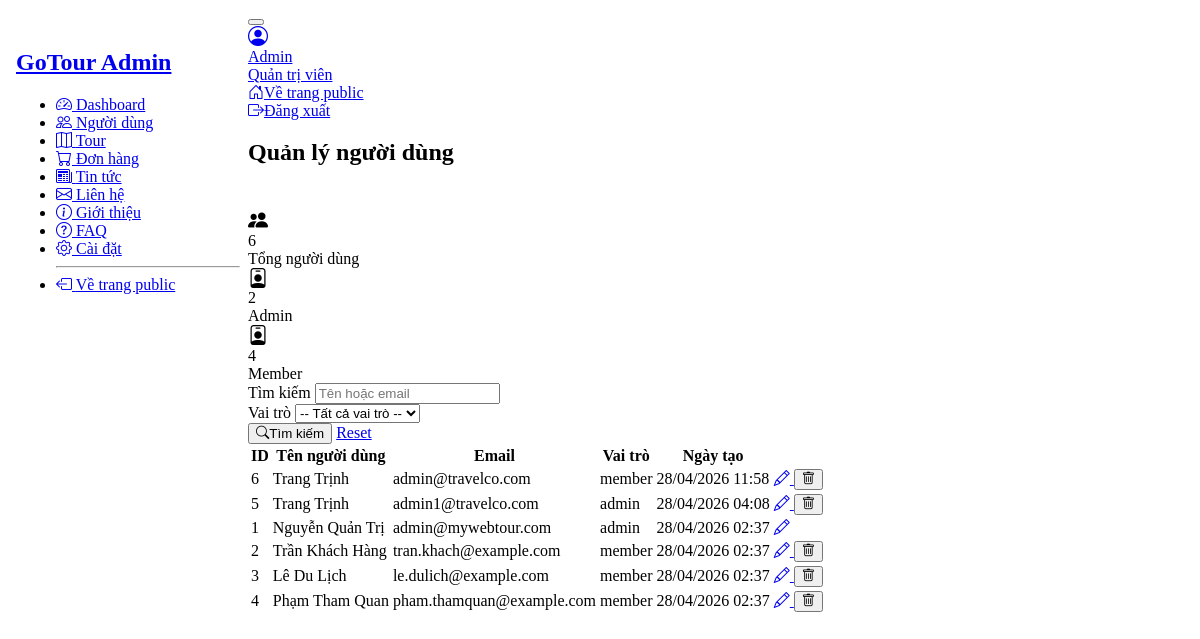
The app's page /frontend/admin/users.php (signed in) with its own data.
### tables this page shows
CREATE TABLE `users` (
  `id` int(11) NOT NULL,
  `role_id` int(11) NOT NULL,
  `full_name` varchar(100) NOT NULL,
  `email` varchar(150) NOT NULL,
  `password_hash` varchar(255) NOT NULL,
  `avatar` varchar(255) DEFAULT NULL,
  `created_at` datetime NOT NULL DEFAULT current_timestamp()
);

CREATE TABLE `roles` (
  `id` int(11) NOT NULL,
  `name` varchar(50) NOT NULL
);

### backend/models/user_model.php (called while the page is built, shortened)
<?php
function get_users_pagination($conn, $page = 1, $limit = 10, $search = '', $role_filter = '') {
    $offset = ($page - 1) * $limit;
    $search = trim($search);
    $role_filter = trim($role_filter);
    $sql_count = "SELECT COUNT(*) as total FROM users u LEFT JOIN roles r ON u.role_id = r.id WHERE 1=1";
    $sql = "SELECT u.id, u.full_name, u.email, u.avatar, u.created_at, r.name as role_name
            FROM users u
            LEFT JOIN roles r ON u.role_id = r.id
            WHERE 1=1";
    $sql .= " ORDER BY u.created_at DESC LIMIT ? OFFSET ?";
    $stmt_count = $conn->prepare($sql_count);
    $stmt_count->execute();
    $result_count = $stmt_count->get_result();
    $row_count = $result_count->fetch_assoc();
    $total = $row_count['total'] ?? 0;
    $stmt = $conn->prepare($sql);
    if (!empty($search) && !empty($role_filter)) {
        $search_like = "%$search%";
        $stmt->bind_param("sssii", $search_like, $search_like, $role_filter, $limit, $offset);
    } elseif (!empty($search)) {
        $search_like = "%$search%";
        $stmt->bind_param("ssii", $search_like, $search_like, $limit, $offset);
    } elseif (!empty($role_filter)) {
        $stmt->bind_param("sii", $role_filter, $limit, $offset);
    } else {
        $stmt->bind_param("ii", $limit, $offset);
    }
    $stmt->execute();
    $result = $stmt->get_result();
    $users = [];
    while ($row = $result->fetch_assoc()) {
        $users[] = $row;
    }
    return [
        'users' => $users,
        'total' => $total,
        'page' => $page,
        'limit' => $limit,
        'total_pages' => ceil($total / $limit)
    ];
}
function get_total_users($conn) {
    $sql = "SELECT COUNT(*) as total FROM users";
    $stmt = $conn->prepare($sql);
    $stmt->execute();
    $result = $stmt->get_result();
    $row = $result->fetch_assoc();
    return $row['total'] ?? 0;
}
function get_user_stats($conn) {
    $sql = "SELECT r.name, COUNT(u.id) as count
            FROM users u
            LEFT JOIN roles r ON u.role_id = r.id
            GROUP BY r.name
            ORDER BY r.name ASC";
    $stmt = $conn->prepare($sql);
    $stmt->execute();
    $result = $stmt->get_result();
    $stats = [];
    while ($row = $result->fetch_assoc()) {
        $stats[] = $row;
    }
    return $stats;
}
?>

### frontend/admin/users.php (the view, shortened to what this page needs)
<?php
require_once __DIR__ . "/../../backend/db.php";
require_once __DIR__ . "/../../backend/models/user_model.php";
$page = filter_input(INPUT_GET, 'page', FILTER_VALIDATE_INT) ?? 1;
$search = trim($_GET['search'] ?? '');
$role_filter = trim($_GET['role'] ?? '');
$limit = 10;
$data = get_users_pagination($conn, $page, $limit, $search, $role_filter);
$users = $data['users'];
$stats = get_user_stats($conn);
$total_users = get_total_users($conn);
?>
<!doctype html>
<html lang="vi">
<head>
    <link href="https://cdn.jsdelivr.net/npm/@tabler/core@1.0.0-beta17/dist/css/tabler.min.css" rel="stylesheet">
    <link rel="stylesheet" href="https://cdn.jsdelivr.net/npm/bootstrap-icons@1.11.3/font/bootstrap-icons.min.css">
    <link rel="stylesheet" href="css/admin.css">
</head>
<body>
<div class="page">
    <div class="page-wrapper">
        <div id="topbar"></div>
        <div class="page-header d-print-none">
            <div class="container-xl">
                <div class="row g-2 align-items-center">
                    <div class="col">
                        <h2 class="page-title">Quản lý người dùng</h2>
                    </div>
                </div>
            </div>
        </div>
        <div class="page-body">
            <div class="container-xl">
                <div class="row row-cards mb-3">
                    <div class="col-sm-6 col-lg-3">
                        <div class="card card-sm">
                            <div class="card-body">
                                <div class="row align-items-center">
                                    <div class="col-auto">
                                        <span class="bg-primary text-white avatar">
                                            <i class="bi bi-people-fill"></i>
                                        </span>
                                    </div>
                                    <div class="col">
                                        <div class="font-weight-medium"><?php echo $total_users; ?></div>
                                        <div class="text-muted">Tổng người dùng</div>
                                    </div>
                                </div>
                            </div>
                        </div>
                    </div>
                    <?php foreach ($stats as $stat): ?>
                        <div class="col-sm-6 col-lg-3">
                            <div class="card card-sm">
                                <div class="card-body">
                                    <div class="row align-items-center">
                                        <div class="col-auto">
                                            <span class="bg-<?php echo $stat['name'] === 'admin' ? 'danger' : 'success'; ?> text-white avatar">
                                                <i class="bi bi-person-badge"></i>
                                            </span>
                                        </div>
                                        <div class="col">
                                            <div class="font-weight-medium"><?php echo $stat['count']; ?></div>
                                            <div class="text-muted"><?php echo htmlspecialchars(ucfirst($stat['name'])); ?></div>
                                        </div>
                                    </div>
                                </div>
                            </div>
                        </div>
                    <?php endforeach; ?>
                </div>
                <div class="card mb-3">
                    <div class="card-body">
                        <form method="GET" class="row g-3">
                            <div class="col-md-4">
                                <label class="form-label">Tìm kiếm</label>
                                <input type="text" name="search" class="form-control" placeholder="Tên hoặc email" value="<?php echo htmlspecialchars($search); ?>">
                            </div>
                            <div class="col-md-3">
                                <label class="form-label">Vai trò</label>
                                <select name="role" class="form-select">
                                    <option value="">-- Tất cả vai trò --</option>
                                </select>
                            </div>
                            <div class="col-md-5 d-flex align-items-end gap-2">
                                <button type="submit" class="btn btn-primary">
                                    <i class="bi bi-search me-1"></i>Tìm kiếm
                                </button>
                                <a href="users.php" class="btn btn-secondary">Reset</a>
                            </div>
                        </form>
                    </div>
                </div>
                <div class="card">
                    <?php if (empty($users)): ?>
                        <div class="card-body text-center py-5">
                            <i class="bi bi-inbox fs-1 text-muted"></i>
                            <p class="text-muted mt-3">Không có người dùng nào</p>
                        </div>
                    <?php else: ?>
                        <div class="table-responsive">
                            <table class="table table-vcenter card-table table-striped">
                                <thead>
                                    <tr>
                                        <th>ID</th>
                                        <th>Tên người dùng</th>
                                        <th>Email</th>
                                        <th>Vai trò</th>
                                        <th>Ngày tạo</th>
                                        <th class="w-1"></th>
                                    </tr>
                                </thead>
                                <tbody>
                                    <?php foreach ($users as $user): ?>
                                        <tr>
                                            <td class="text-muted"><?php echo $user['id']; ?></td>
                                            <td><?php echo htmlspecialchars($user['full_name']); ?></td>
                                            <td class="text-muted"><?php echo htmlspecialchars($user['email']); ?></td>
                                            <td>
                                                <span class="badge bg-<?php echo strtolower($user['role_name']) === 'admin' ? 'red' : 'green'; ?>">
                                                    <?php echo htmlspecialchars($user['role_name']); ?>
                                                </span>
                                            </td>
                                            <td class="text-muted"><?php echo date('d/m/Y H:i', strtotime($user['created_at'])); ?></td>
                                            <td>
                                                <div class="btn-list flex-nowrap">
                                                    <a href="user_detail.php?id=<?php echo $user['id']; ?>" class="btn btn-sm btn-primary">
                                                        <i class="bi bi-pencil"></i>
                                                    </a>
                                                    <?php if ($user['id'] != $_SESSION['user_id']): ?>
                                                        <form method="POST" style="display: inline;">
                                                            <button type="submit" class="btn btn-sm btn-danger" onclick="return confirm('Bạn có chắc chắn muốn xóa người dùng này?')">
                                                                <i class="bi bi-trash"></i>
                                                            </button>
                                                        </form>
                                                    <?php endif; ?>
                                                </div>
                                            </td>
                                        </tr>
                                    <?php endforeach; ?>
                                </tbody>
                            </table>
                        </div>
                    <?php endif; ?>
                </div>
            </div>
        </div>
    </div>
</div>
</body>
</html>

### frontend/admin/css/admin.css (style rules this page uses)
:root { --tblr-primary: #206bc4; --tblr-secondary: #656d77; }
.page { display: flex; flex-direction: row; min-height: 100vh; }
.page-wrapper { flex: 1; margin-left: 15rem; display: flex; flex-direction: column; }
.page-header { margin-top: 0; }
.page-body { flex: 1; margin-top: 0; padding: 1.5rem 0; }
.avatar i { font-size: 1.25rem; line-height: 1; }

### records on screen
users: id "6", full_name "Trang Trịnh", email "admin@travelco.com", role.name "member", created_at "28/04/2026 11:58"
users: id "5", full_name "Trang Trịnh", email "admin1@travelco.com", role.name "admin", created_at "28/04/2026 04:08"
users: id "1", full_name "Nguyễn Quản Trị", email "admin@mywebtour.com", role.name "admin", created_at "28/04/2026 02:37"
users: id "2", full_name "Trần Khách Hàng", email "tran.khach@example.com", role.name "member", created_at "28/04/2026 02:37"
users: id "3", full_name "Lê Du Lịch", email "le.dulich@example.com", role.name "member", created_at "28/04/2026 02:37"
users: id "4", full_name "Phạm Tham Quan", email "pham.thamquan@example.com", role.name "member", created_at "28/04/2026 02:37"

### other values on screen
$total_users "6"
$stat['count'] "2"
$stat['name'] "Admin"
$stat['count'] "4"
$stat['name'] "Member"
